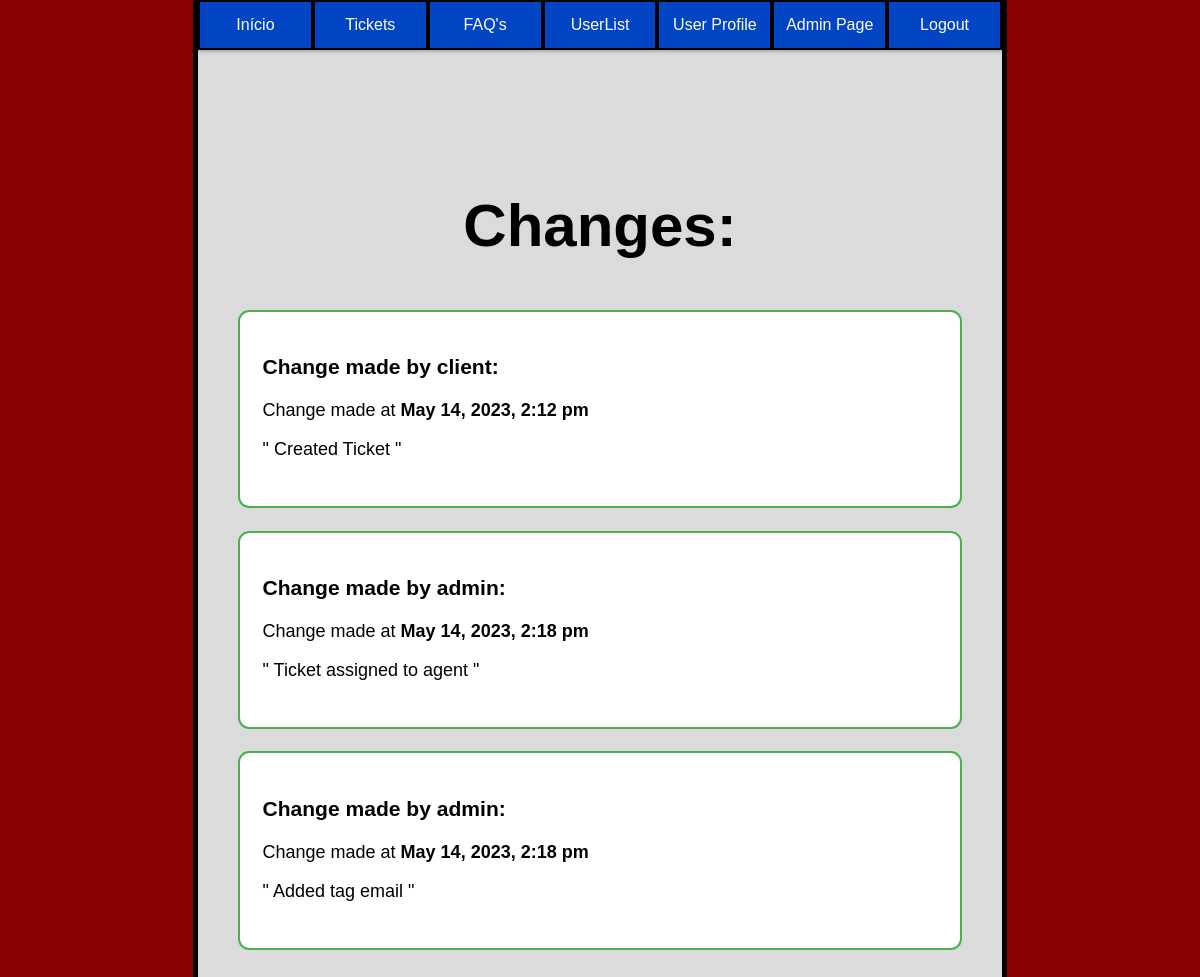
The app's page /pages/list_of_changes.php?ticket_id=3 (signed in), older data.
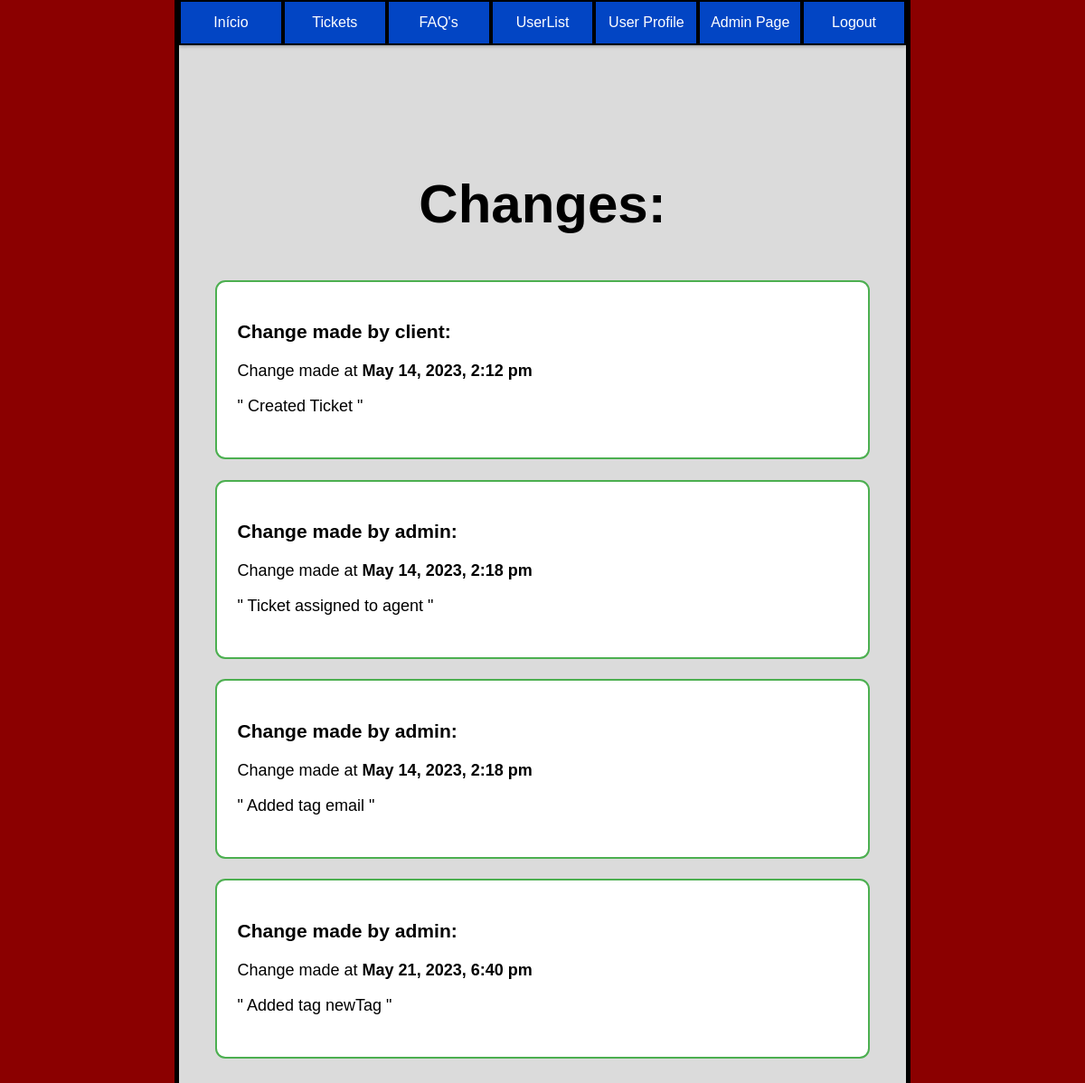
The same page, newer data.
### tables this page shows
CREATE TABLE changesToTicket (
  id INTEGER PRIMARY KEY,
  user_id INTEGER,
  ticket_id INTEGER,
  change TEXT NOT NULL,
  date DATETIME,
  FOREIGN KEY (user_id) REFERENCES user(id) ON DELETE CASCADE,
  FOREIGN KEY (ticket_id) REFERENCES tickets(id) ON DELETE CASCADE
);

CREATE TABLE user(
    id INTEGER PRIMARY KEY,
    name VARCHAR(50) NOT NULL,
    username VARCHAR(50) UNIQUE NOT NULL,
    email VARCHAR(50) UNIQUE NOT NULL,
    password VARCHAR(255) NOT NULL,
    role VARCHAR(10) CHECK(role = 'client' or role = 'agent' or role = 'admin') NOT NULL,
    department_id INTEGER,
    FOREIGN KEY (department_id) REFERENCES department(id)
);

### utils/functions.php (called while the page is built, shortened)
<?php
function searchUser($id){
    $db = getDatabaseConnection();
    $stmt = $db->prepare('SELECT * FROM user WHERE id = ?');
    $stmt->execute(array($id));
    return $stmt->fetch();
}
?>

### pages/list_of_changes.php (the view, shortened to what this page needs)
<?php
require_once('../utils/functions.php');
$db = getDatabaseConnection();
$user = searchUser($_SESSION["user_id"]);
$stmt = $db->prepare('SELECT * FROM changesToTicket WHERE ticket_id = ?');
$stmt->execute(array($_GET["ticket_id"]));
$changes = $stmt->fetchAll();
?>
<!DOCTYPE html>
<html lang="en-US">
<link rel="stylesheet" href="../css/style_index.css">
<link rel="stylesheet" href="../css/user_profile.css">
<link rel="stylesheet" href="../css/responsive.css">
<link rel="stylesheet" href="../css/list_of_changes.css">
   <head>
   </head>
   <body>
    <div class="container_master">
      <div class="container">
        <ul class="buttons">
        <button class="index" onclick="indexPage()">Início</button>
            <button class="tickets" onclick="ticketsPage()">Tickets</button>
            <button class="faqs" onclick="faqsPage()">FAQ's</button>
            <button class="users" onclick="usersPage()">UserList</button>
            <button class="user_profile" onclick="sendDataUser('<?php echo $user['username'] ?>')">User Profile</button>
            <?php if($user["role"] == "admin"): ?>
            <button class="admin_page" onclick="adminPage()">Admin Page</button>
            <?php endif; ?>
            <button class="logout" onclick="logoutPage()">Logout</button>
        </ul>
      </div>
      <div class="content">
        <h2>Changes:</h2>
        <?php
          foreach($changes as $change){
            echo "<div class='faq-box'>";
            $change_author = searchUser($change["user_id"]);
            echo "<h3>Change made by " . $change_author["username"] . ":</h3>";
            echo "<p>Change made at <strong class='change-time'>" . $change["date"] . "</strong></p>";
            echo "<p class='paragraph'>\" " . $change["change"] . " \"</p>";
            echo "<br>";
            echo "</div>";
          }
        ?>
      </div>
    </div>
   </body>
</html>

### css/style_index.css (style rules this page uses)
body { font-family: Arial, sans-serif; background-color: rgb(219, 219, 219); width: 67%; margin: auto; border-left: 5px solid; border-right: 5px solid; min-height: 100vh; padding-bottom: 1em; }
html { background-color: darkred; }
.container { margin: auto; }
ul { margin-left: -40px; margin-top: auto; margin-right: auto; }
.buttons li, .buttons button { background-color: #0245c4; text-decoration: none; border: none; color: white; text-align: center; text-decoration: none; font-size: 16px; cursor: pointer; border:solid 2px black; width: 100%; height: 50px; }
h1, h2 { text-align: center; margin-top: 50px; }
h2 { font-size: 24px; }
.container { box-shadow: 0 0 5px rgba(0, 0, 0, 0.25),0 0 5px rgba(0, 0, 0, 0.25); }
.buttons { display: flex; flex-direction: row; flex-grow: 1; }
.content { margin: auto; overflow: auto; padding-left: 1em; padding-right: 1em; }

### css/user_profile.css (style rules this page uses)
.content { zoom: 2.5; align-content: center; }

### css/list_of_changes.css (style rules this page uses)
.faq-box { background-color: white; border: 2px solid #4CAF50; border-radius: 10px; padding: 20px; margin-bottom: 20px; zoom: 45%; }
.change-time { font-weight: bold; }
.paragraph { margin-bottom: 2px; }

Row changes from the older to the newer data that the page shows:
added changestoticket: user.username "admin", date "May 21, 2023, 6:40 pm", change "Added tag newTag"
